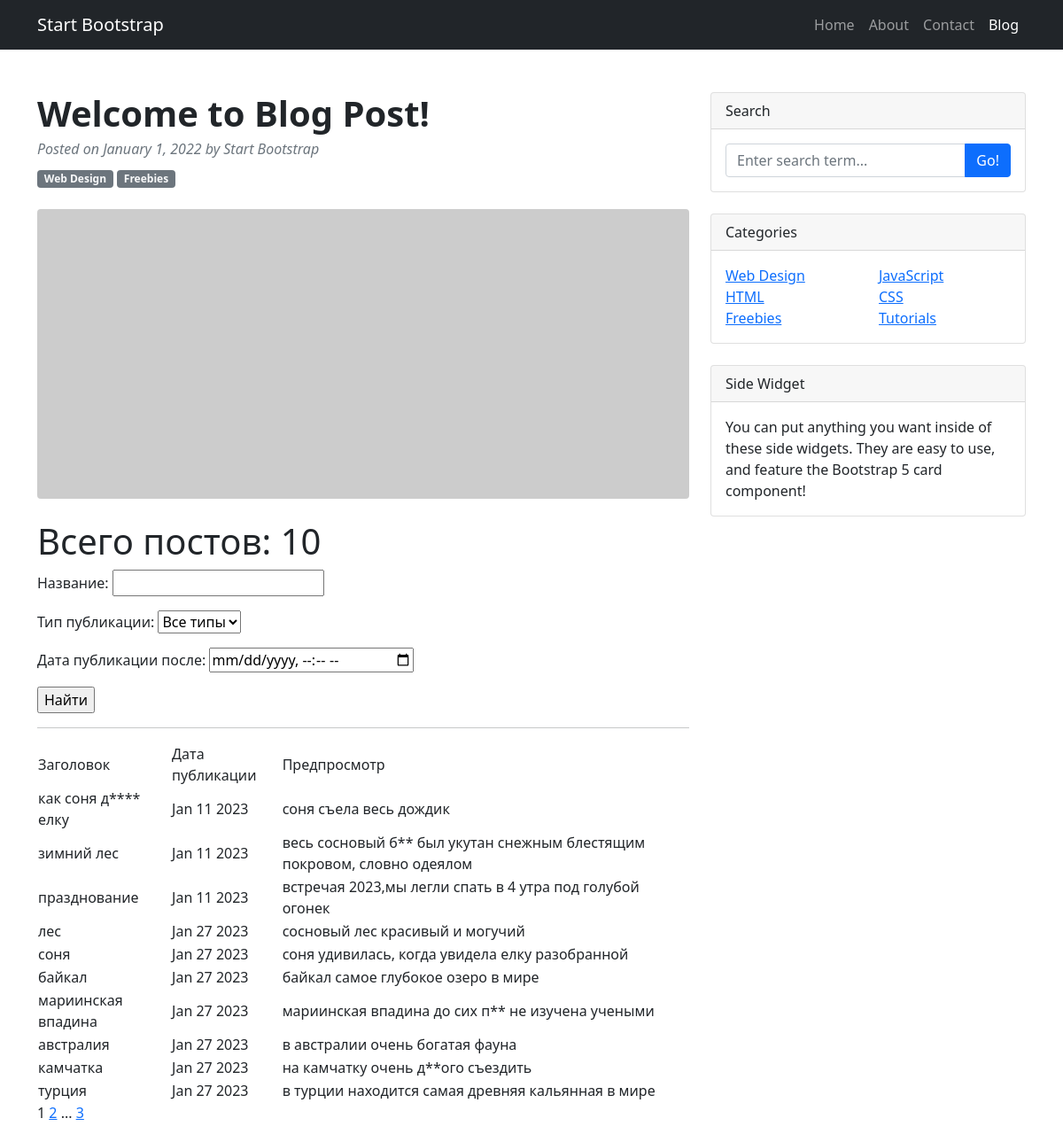
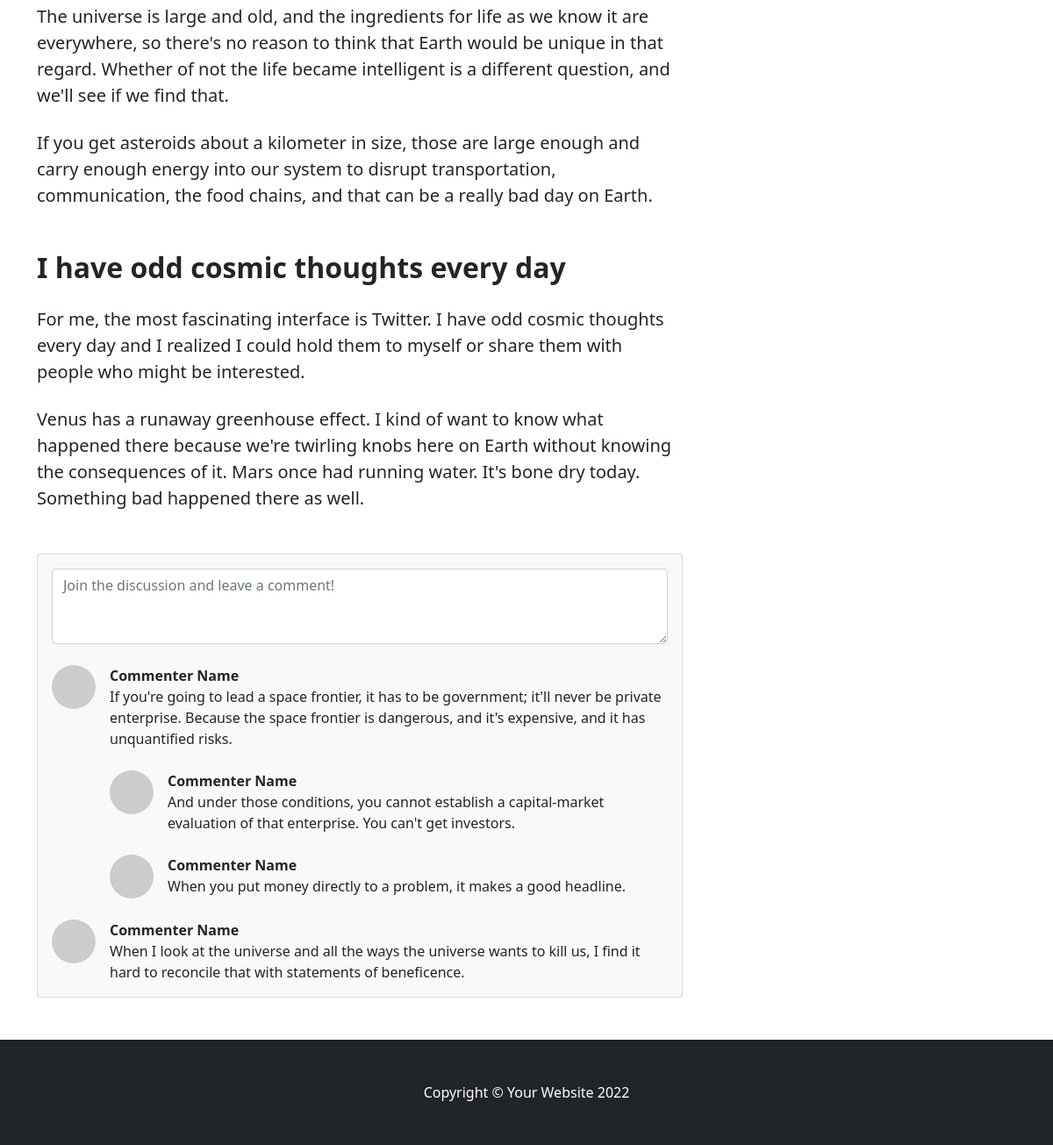
/posts/search/, run on the app's committed database (2 pictures, top to bottom).
### news/models.py (models this page shows, shortened)
class Post(models.Model):
    author = models.ForeignKey(Author, on_delete=models.CASCADE)
    TYPES = [
        ('AR', 'Статья'),
        ('NW', 'Новость')
    ]
    type = models.CharField(max_length=2,
                            choices=TYPES,
                            default='AR')
    time_in = models.DateTimeField(auto_now_add=True)
    topics = models.ManyToManyField(Category, through='PostCategory')
    title = models.CharField(max_length=64)
    text = models.TextField()
    rating_article = models.IntegerField(default=0)

### news/views.py (the view)
# urls.py: path('search/',PostSearch.as_view(),name='post_search'),
class PostSearch(ListView):
    model = Post
    template_name = 'flatpages/search.html'
    context_object_name = 'search'
    paginate_by = 10
    def get_queryset(self):
        queryset = super().get_queryset()
        self.filterset = PostFilter(self.request.GET, queryset)
        return self.filterset.qs
    def get_context_data(self, **kwargs):
        context = super().get_context_data(**kwargs)
        context['filterset'] = self.filterset
        return context

### news/templatetags/custom_filters.py (called while the page is built)
@register.filter()
def censor (value):
    if isinstance (value,str):
        for bw in BAD_WORDS:
            value = value.lower().replace(bw[1:].lower(),'*'*len(bw[1:]))
        return f'{value} '
    else:
        raise TypeError (f'Ошибка! {type(value)} не подходит')

### news/templatetags/custom_tags.py (called while the page is built)
@register.simple_tag(takes_context=True)
def url_replace(context, **kwargs):
   d = context['request'].GET.copy()
   for k, v in kwargs.items():
       d[k] = v
   return d.urlencode()

### templates/flatpages/search.html (shortened to what this page needs)
{% extends 'flatpages/default.html' %}
{% load custom_filters %}
{% load custom_tags %}
{% block content %}
    <h1> Всего постов: {{ search|length }} </h1>
    <form action="" method="get">
        {{ filterset.form.as_p }}
        <input type="submit" value="Найти" />
    </form>
    <hr>
    {% if search %}
        <table>
            <tr>
               <td> Заголовок </td>
               <td> Дата публикации </td>
               <td> Предпросмотр </td>
            </tr>
            {% for post in search %}
            <tr>
                <td>{{ post.title|censor }}</td>
                <td>{{ post.time_in|date:'M d Y'}}</td>
                <td>{{ post.text|truncatewords:20|censor}}</td>
            </tr>
            {% endfor %}
        </table>
    {% else %}
        <h2> Постов нет!</h2>
    {% endif %}
    {{ page_obj.number }}
    {% if page_obj.has_next %}
        <a href="?{% url_replace page=page_obj.next_page_number %}">{{ page_obj.next_page_number }}</a>
        {% if paginator.num_pages != page_obj.next_page_number %}
            ...
            <a href="?{% url_replace page=page_obj.paginator.num_pages %}">{{ page_obj.paginator.num_pages }}</a>
        {% endif %}
    {% endif %}
{% endblock content %}

### data on the page
Post: title|censor "как соня д**** елку", time_in "Jan 11 2023", text|censor "соня съела весь дождик"
Post: title|censor "зимний лес", time_in "Jan 11 2023", text|censor "весь сосновый б** был укутан снежным блестящим покровом, словно одеялом"
Post: title|censor "празднование", time_in "Jan 11 2023", text|censor "встречая 2023,мы легли спать в 4 утра под голубой огонек"
Post: title|censor "лес", time_in "Jan 27 2023", text|censor "сосновый лес красивый и могучий"
Post: title|censor "соня", time_in "Jan 27 2023", text|censor "соня удивилась, когда увидела елку разобранной"
Post: title|censor "байкал", time_in "Jan 27 2023", text|censor "байкал самое глубокое озеро в мире"
Post: title|censor "мариинская впадина", time_in "Jan 27 2023", text|censor "мариинская впадина до сих п** не изучена учеными"
Post: title|censor "австралия", time_in "Jan 27 2023", text|censor "в австралии очень богатая фауна"
Post: title|censor "камчатка", time_in "Jan 27 2023", text|censor "на камчатку очень д**ого съездить"
Post: title|censor "турция", time_in "Jan 27 2023", text|censor "в турции находится самая древняя кальянная в мире"

### other printed values
{{ search|length }} "10"
{{ page_obj.number }} "1"
{{ page_obj.next_page_number }} "2"
{{ page_obj.paginator.num_pages }} "3"
